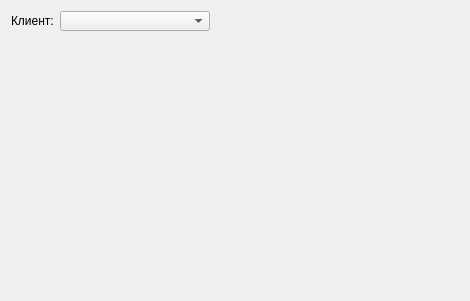
<?xml version="1.0" encoding="UTF-8"?>
<ui version="4.0">
 <class>GroupsTabWidget</class>
 <widget class="QWidget" name="GroupsTabWidget">
  <property name="geometry">
   <rect>
    <x>0</x>
    <y>0</y>
    <width>470</width>
    <height>301</height>
   </rect>
  </property>
  <property name="windowTitle">
   <string>Form</string>
  </property>
  <layout class="QVBoxLayout" name="verticalLayout">
   <item>
    <layout class="QFormLayout" name="formLayout">
     <item row="0" column="0">
      <widget class="QLabel" name="label">
       <property name="sizePolicy">
        <sizepolicy hsizetype="Minimum" vsizetype="Preferred">
         <horstretch>0</horstretch>
         <verstretch>0</verstretch>
        </sizepolicy>
       </property>
       <property name="text">
        <string>Клиент:</string>
       </property>
      </widget>
     </item>
     <item row="0" column="1">
      <widget class="QComboBox" name="clientsComboBox">
       <property name="maximumSize">
        <size>
         <width>150</width>
         <height>20</height>
        </size>
       </property>
      </widget>
     </item>
    </layout>
   </item>
  </layout>
 </widget>
 <resources/>
 <connections/>
</ui>
